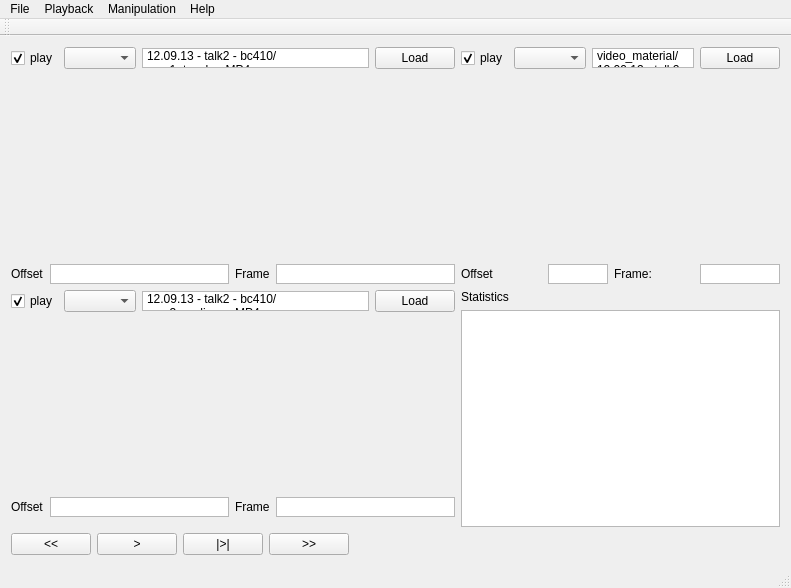
<?xml version="1.0" encoding="UTF-8"?>
<ui version="4.0">
 <class>MainWindow</class>
 <widget class="QMainWindow" name="MainWindow">
  <property name="geometry">
   <rect>
    <x>0</x>
    <y>0</y>
    <width>791</width>
    <height>588</height>
   </rect>
  </property>
  <property name="sizePolicy">
   <sizepolicy hsizetype="Maximum" vsizetype="Maximum">
    <horstretch>0</horstretch>
    <verstretch>0</verstretch>
   </sizepolicy>
  </property>
  <property name="windowTitle">
   <string>MainWindow</string>
  </property>
  <widget class="QWidget" name="centralWidget">
   <layout class="QVBoxLayout" name="verticalLayout">
    <item>
     <layout class="QVBoxLayout" name="verticalLayout_2">
      <item>
       <layout class="QGridLayout" name="gridLayout">
        <item row="2" column="0">
         <layout class="QVBoxLayout" name="verticalLayout_5">
          <item>
           <layout class="QHBoxLayout" name="horizontalLayout_6">
            <property name="bottomMargin">
             <number>10</number>
            </property>
            <item>
             <widget class="QCheckBox" name="chkPlay3">
              <property name="text">
               <string>play</string>
              </property>
              <property name="checked">
               <bool>true</bool>
              </property>
             </widget>
            </item>
            <item>
             <widget class="QComboBox" name="comboCamSelect3"/>
            </item>
            <item>
             <widget class="QPlainTextEdit" name="editFilename3">
              <property name="maximumSize">
               <size>
                <width>16777215</width>
                <height>20</height>
               </size>
              </property>
              <property name="verticalScrollBarPolicy">
               <enum>Qt::ScrollBarAlwaysOff</enum>
              </property>
              <property name="plainText">
               <string>/home/raca/data/video_material/12.09.13 - talk2 - bc410/cam3_audience.MP4</string>
              </property>
             </widget>
            </item>
            <item>
             <widget class="QPushButton" name="btnLoad3">
              <property name="text">
               <string>Load</string>
              </property>
             </widget>
            </item>
           </layout>
          </item>
          <item>
           <widget class="Phonon::VideoPlayer" name="videoPlayer3" native="true"/>
          </item>
          <item>
           <layout class="QHBoxLayout" name="horizontalLayout_7">
            <property name="bottomMargin">
             <number>10</number>
            </property>
            <item>
             <widget class="QLabel" name="label_7">
              <property name="text">
               <string>Offset</string>
              </property>
             </widget>
            </item>
            <item>
             <widget class="QPlainTextEdit" name="editOffset3">
              <property name="maximumSize">
               <size>
                <width>16777215</width>
                <height>20</height>
               </size>
              </property>
              <property name="verticalScrollBarPolicy">
               <enum>Qt::ScrollBarAlwaysOff</enum>
              </property>
              <property name="tabChangesFocus">
               <bool>true</bool>
              </property>
             </widget>
            </item>
            <item>
             <widget class="QLabel" name="label_6">
              <property name="text">
               <string>Frame</string>
              </property>
             </widget>
            </item>
            <item>
             <widget class="QPlainTextEdit" name="editFrame3">
              <property name="maximumSize">
               <size>
                <width>16777215</width>
                <height>20</height>
               </size>
              </property>
              <property name="verticalScrollBarPolicy">
               <enum>Qt::ScrollBarAlwaysOff</enum>
              </property>
              <property name="tabChangesFocus">
               <bool>true</bool>
              </property>
             </widget>
            </item>
           </layout>
          </item>
         </layout>
        </item>
        <item row="0" column="0">
         <layout class="QVBoxLayout" name="verticalLayout_4">
          <item>
           <layout class="QHBoxLayout" name="horizontalLayout_4">
            <item>
             <widget class="QCheckBox" name="chkPlay1">
              <property name="text">
               <string>play</string>
              </property>
              <property name="checked">
               <bool>true</bool>
              </property>
             </widget>
            </item>
            <item>
             <widget class="QComboBox" name="comboCamSelect1"/>
            </item>
            <item>
             <widget class="QPlainTextEdit" name="editFilename1">
              <property name="maximumSize">
               <size>
                <width>16777215</width>
                <height>20</height>
               </size>
              </property>
              <property name="verticalScrollBarPolicy">
               <enum>Qt::ScrollBarAlwaysOff</enum>
              </property>
              <property name="plainText">
               <string>/home/raca/data/video_material/12.09.13 - talk2 - bc410/cam1_teacher.MP4</string>
              </property>
             </widget>
            </item>
            <item>
             <widget class="QPushButton" name="btnLoad1">
              <property name="text">
               <string>Load</string>
              </property>
             </widget>
            </item>
           </layout>
          </item>
          <item>
           <widget class="Phonon::VideoPlayer" name="videoPlayer1" native="true"/>
          </item>
          <item>
           <layout class="QHBoxLayout" name="horizontalLayout_5">
            <property name="topMargin">
             <number>0</number>
            </property>
            <item>
             <widget class="QLabel" name="label_4">
              <property name="text">
               <string>Offset</string>
              </property>
             </widget>
            </item>
            <item>
             <widget class="QTextEdit" name="editOffset1">
              <property name="maximumSize">
               <size>
                <width>16777215</width>
                <height>20</height>
               </size>
              </property>
              <property name="verticalScrollBarPolicy">
               <enum>Qt::ScrollBarAlwaysOff</enum>
              </property>
              <property name="horizontalScrollBarPolicy">
               <enum>Qt::ScrollBarAlwaysOff</enum>
              </property>
              <property name="tabChangesFocus">
               <bool>true</bool>
              </property>
              <property name="acceptRichText">
               <bool>false</bool>
              </property>
             </widget>
            </item>
            <item>
             <widget class="QLabel" name="label_3">
              <property name="text">
               <string>Frame</string>
              </property>
             </widget>
            </item>
            <item>
             <widget class="QTextEdit" name="editFrame1">
              <property name="maximumSize">
               <size>
                <width>16777215</width>
                <height>20</height>
               </size>
              </property>
              <property name="verticalScrollBarPolicy">
               <enum>Qt::ScrollBarAlwaysOff</enum>
              </property>
              <property name="horizontalScrollBarPolicy">
               <enum>Qt::ScrollBarAlwaysOff</enum>
              </property>
              <property name="tabChangesFocus">
               <bool>true</bool>
              </property>
              <property name="acceptRichText">
               <bool>false</bool>
              </property>
             </widget>
            </item>
           </layout>
          </item>
         </layout>
        </item>
        <item row="0" column="1">
         <layout class="QVBoxLayout" name="verticalLayout_3">
          <property name="topMargin">
           <number>0</number>
          </property>
          <property name="bottomMargin">
           <number>0</number>
          </property>
          <item>
           <layout class="QHBoxLayout" name="horizontalLayout_2">
            <property name="topMargin">
             <number>0</number>
            </property>
            <item>
             <widget class="QCheckBox" name="chkPlay2">
              <property name="text">
               <string>play</string>
              </property>
              <property name="checked">
               <bool>true</bool>
              </property>
             </widget>
            </item>
            <item>
             <widget class="QComboBox" name="comboCamSelect2"/>
            </item>
            <item>
             <widget class="QPlainTextEdit" name="editFilename2">
              <property name="maximumSize">
               <size>
                <width>16777215</width>
                <height>20</height>
               </size>
              </property>
              <property name="verticalScrollBarPolicy">
               <enum>Qt::ScrollBarAlwaysOff</enum>
              </property>
              <property name="plainText">
               <string>/home/raca/data/video_material/12.09.13 - talk2 - bc410/cam2_audience.MP4</string>
              </property>
             </widget>
            </item>
            <item>
             <widget class="QPushButton" name="btnLoad2">
              <property name="text">
               <string>Load</string>
              </property>
             </widget>
            </item>
           </layout>
          </item>
          <item>
           <widget class="Phonon::VideoPlayer" name="videoPlayer2" native="true"/>
          </item>
          <item>
           <layout class="QHBoxLayout" name="horizontalLayout_3">
            <property name="bottomMargin">
             <number>0</number>
            </property>
            <item>
             <widget class="QLabel" name="label_2">
              <property name="text">
               <string>Offset</string>
              </property>
             </widget>
            </item>
            <item>
             <widget class="QTextEdit" name="editOffset2">
              <property name="maximumSize">
               <size>
                <width>60</width>
                <height>20</height>
               </size>
              </property>
              <property name="verticalScrollBarPolicy">
               <enum>Qt::ScrollBarAlwaysOff</enum>
              </property>
              <property name="tabChangesFocus">
               <bool>true</bool>
              </property>
              <property name="acceptRichText">
               <bool>false</bool>
              </property>
             </widget>
            </item>
            <item>
             <widget class="QLabel" name="label">
              <property name="text">
               <string>Frame:</string>
              </property>
             </widget>
            </item>
            <item>
             <widget class="QTextEdit" name="editFrame2">
              <property name="maximumSize">
               <size>
                <width>80</width>
                <height>20</height>
               </size>
              </property>
              <property name="verticalScrollBarPolicy">
               <enum>Qt::ScrollBarAlwaysOff</enum>
              </property>
              <property name="tabChangesFocus">
               <bool>true</bool>
              </property>
              <property name="acceptRichText">
               <bool>false</bool>
              </property>
             </widget>
            </item>
           </layout>
          </item>
         </layout>
        </item>
        <item row="2" column="1">
         <layout class="QVBoxLayout" name="verticalLayout_7">
          <item>
           <widget class="QLabel" name="label_5">
            <property name="maximumSize">
             <size>
              <width>16777215</width>
              <height>20</height>
             </size>
            </property>
            <property name="text">
             <string>Statistics</string>
            </property>
           </widget>
          </item>
          <item>
           <widget class="QListView" name="listView"/>
          </item>
         </layout>
        </item>
       </layout>
      </item>
      <item>
       <layout class="QHBoxLayout" name="horizontalLayout">
        <item>
         <widget class="QPushButton" name="btnSeekBack">
          <property name="text">
           <string>&lt;&lt;</string>
          </property>
         </widget>
        </item>
        <item>
         <widget class="QPushButton" name="btnPlay">
          <property name="text">
           <string>&gt;</string>
          </property>
         </widget>
        </item>
        <item>
         <widget class="QPushButton" name="btnPlay10">
          <property name="text">
           <string>|&gt;|</string>
          </property>
         </widget>
        </item>
        <item>
         <widget class="QPushButton" name="btnSeekFront">
          <property name="text">
           <string>&gt;&gt;</string>
          </property>
         </widget>
        </item>
        <item>
         <spacer name="horizontalSpacer">
          <property name="orientation">
           <enum>Qt::Horizontal</enum>
          </property>
          <property name="sizeHint" stdset="0">
           <size>
            <width>40</width>
            <height>20</height>
           </size>
          </property>
         </spacer>
        </item>
       </layout>
      </item>
     </layout>
    </item>
   </layout>
  </widget>
  <widget class="QMenuBar" name="menuBar">
   <property name="geometry">
    <rect>
     <x>0</x>
     <y>0</y>
     <width>791</width>
     <height>25</height>
    </rect>
   </property>
   <widget class="QMenu" name="menuFile">
    <property name="title">
     <string>File</string>
    </property>
    <addaction name="action_Open"/>
    <addaction name="action_Save"/>
    <addaction name="separator"/>
    <addaction name="action_Quit"/>
   </widget>
   <widget class="QMenu" name="menuPlayback">
    <property name="title">
     <string>Playback</string>
    </property>
    <addaction name="actionPlay"/>
    <addaction name="actionPlay_10sec"/>
    <addaction name="actionGoTo_Zero"/>
    <addaction name="separator"/>
    <addaction name="actionGo_cam1"/>
    <addaction name="actionGo_cam2"/>
    <addaction name="actionGo_cam3"/>
    <addaction name="separator"/>
    <addaction name="actionSeek_p5min"/>
    <addaction name="actionSeek_m5min"/>
    <addaction name="actionSeek_p10sec"/>
    <addaction name="actionSeek_m10sec"/>
   </widget>
   <widget class="QMenu" name="menuHelp">
    <property name="title">
     <string>Help</string>
    </property>
    <addaction name="actionAbout"/>
   </widget>
   <widget class="QMenu" name="menuManipulation">
    <property name="title">
     <string>Manipulation</string>
    </property>
    <addaction name="actionAdd_mark"/>
    <addaction name="actionMark_region_c1"/>
    <addaction name="actionMark_region_c2"/>
    <addaction name="actionMark_region_c3"/>
    <addaction name="actionDump_info"/>
   </widget>
   <addaction name="menuFile"/>
   <addaction name="menuPlayback"/>
   <addaction name="menuManipulation"/>
   <addaction name="menuHelp"/>
  </widget>
  <widget class="QToolBar" name="mainToolBar">
   <property name="windowTitle">
    <string>Film sync tool 0.7</string>
   </property>
   <attribute name="toolBarArea">
    <enum>TopToolBarArea</enum>
   </attribute>
   <attribute name="toolBarBreak">
    <bool>false</bool>
   </attribute>
  </widget>
  <widget class="QStatusBar" name="statusBar"/>
  <action name="action_Open">
   <property name="text">
    <string>&amp;Open</string>
   </property>
   <property name="shortcut">
    <string>Ctrl+O</string>
   </property>
  </action>
  <action name="action_Quit">
   <property name="text">
    <string>&amp;Quit</string>
   </property>
  </action>
  <action name="actionAbout">
   <property name="text">
    <string>About</string>
   </property>
  </action>
  <action name="actionPlay">
   <property name="text">
    <string>&amp;Play/Pause</string>
   </property>
   <property name="shortcut">
    <string>Space</string>
   </property>
  </action>
  <action name="actionGo_cam1">
   <property name="text">
    <string>Go cam1</string>
   </property>
   <property name="shortcut">
    <string>Ctrl+1</string>
   </property>
  </action>
  <action name="actionGo_cam2">
   <property name="text">
    <string>Go cam2</string>
   </property>
   <property name="shortcut">
    <string>Ctrl+2</string>
   </property>
  </action>
  <action name="actionGo_cam3">
   <property name="text">
    <string>Go cam3</string>
   </property>
   <property name="shortcut">
    <string>Ctrl+3</string>
   </property>
  </action>
  <action name="actionPlay_10sec">
   <property name="text">
    <string>Play 10sec</string>
   </property>
   <property name="shortcut">
    <string>Shift+Space</string>
   </property>
  </action>
  <action name="action_Save">
   <property name="text">
    <string>&amp;Save</string>
   </property>
   <property name="shortcut">
    <string>Ctrl+S</string>
   </property>
  </action>
  <action name="actionAdd_mark">
   <property name="text">
    <string>Add mark</string>
   </property>
   <property name="shortcut">
    <string>Ctrl+M</string>
   </property>
  </action>
  <action name="actionGoTo_Zero">
   <property name="text">
    <string>GoTo Zero</string>
   </property>
   <property name="shortcut">
    <string>Ctrl+0</string>
   </property>
  </action>
  <action name="actionSeek_p5min">
   <property name="text">
    <string>Seek +5min</string>
   </property>
   <property name="shortcut">
    <string>Ctrl+&gt;</string>
   </property>
  </action>
  <action name="actionSeek_m5min">
   <property name="text">
    <string>Seek -5min</string>
   </property>
   <property name="shortcut">
    <string>Ctrl+&lt;</string>
   </property>
  </action>
  <action name="actionSeek_p10sec">
   <property name="text">
    <string>Seek +10sec</string>
   </property>
   <property name="shortcut">
    <string>Ctrl+.</string>
   </property>
  </action>
  <action name="actionSeek_m10sec">
   <property name="text">
    <string>Seek -10sec</string>
   </property>
   <property name="shortcut">
    <string>Ctrl+,</string>
   </property>
  </action>
  <action name="actionMark_region_c1">
   <property name="text">
    <string>Mark region (c1)</string>
   </property>
  </action>
  <action name="actionMark_region_c2">
   <property name="text">
    <string>Mark region(c2)</string>
   </property>
  </action>
  <action name="actionMark_region_c3">
   <property name="text">
    <string>Mark region(c3)</string>
   </property>
  </action>
  <action name="actionDump_info">
   <property name="text">
    <string>Dump info</string>
   </property>
  </action>
 </widget>
 <layoutdefault spacing="6" margin="11"/>
 <customwidgets>
  <customwidget>
   <class>Phonon::VideoPlayer</class>
   <extends>QWidget</extends>
   <header location="global">phonon/videoplayer.h</header>
  </customwidget>
 </customwidgets>
 <resources/>
 <connections/>
</ui>
